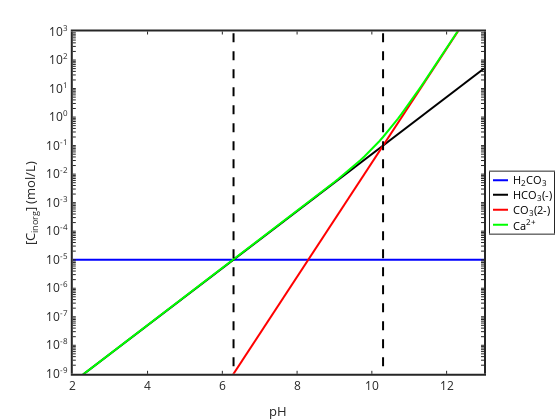

Notebook source saved alongside this figure:
### Code cell
# graphing pH fr CaCO3 system

graphics_toolkit ("plotly");
%graphics_toolkit ("notebook");
pH=2:0.1:13; H=10.^-pH; HCO3=(Ka1*KH*PCO2)./H;  CO3=(Ka2*Ka1*KH*PCO2)./(H.^2); 
H2CO3=ones(size(pH)).*(KH*PCO2); Ca=CO3 + HCO3 + Kw./(H);

h1=semilogy(pH,H2CO3,'b-','linewidth',2);
hold on
h2=semilogy(pH,HCO3,'k-','linewidth',2);
h3=semilogy(pH,CO3,'r-','linewidth',2);
h4=semilogy(pH,Ca,'g-','linewidth',2);
xlabel('pH'); ylabel('[C_{inorg}] (mol/L)')
legend('H_2CO_3','HCO_3(-)','CO_3(2-)','Ca^{2+}','location','eastoutside')
legend ("autoupdate", "off");
set(gca,'linewidth',2,'fontsize',12)

semilogy([-log10(Ka1) -log10(Ka1)],[1e-10 1e3],'k--','linewidth',2)
semilogy([-log10(Ka2) -log10(Ka2)],[1e-10 1e3],'k--','linewidth',2)

axis([2 13 1e-9 1e3])

### Figure 1 — Plotly figure (JSON) as saved in the notebook; plotly's stock layout.template omitted (floating-point values rounded to 4 significant figures)
{"data": [{"line": {"color": "rgb(0,0,255)", "dash": "solid", "width": 2}, "marker": {"color": "rgb(0,0,255)", "line": {"color": "rgb(0,0,255)"}, "size": 6, "symbol": "none"}, "mode": "lines", "name": "H_2CO_3", "showlegend": true, "type": "scatter", "visibility": true, "x": [2, 2.1, 2.2, 2.3, 2.4, 2.5, 2.6, 2.7, 2.8, 2.9, 3, 3.1, 3.2, 3.3, 3.4, 3.5, 3.6, 3.7, 3.8, 3.9, 4, 4.1, 4.2, 4.3, 4.4, 4.5, 4.6, 4.7, 4.8, 4.9, 5, 5.1, 5.2, 5.3, 5.4, 5.5, 5.6, 5.7, 5.8, 5.9, 6, 6.1, 6.2, 6.3, 6.4, 6.5, 6.6, 6.7, 6.8, 6.9, 7, 7.1, 7.2, 7.3, 7.4, 7.5, 7.6, 7.7, 7.8, 7.9, 8, 8.1, 8.2, 8.3, 8.4, 8.5, 8.6, 8.7, 8.8, 8.9, 9, 9.1, 9.2, 9.3, 9.4, 9.5, 9.6, 9.7, 9.8, 9.9, 10, 10.1, 10.2, 10.3, 10.4, 10.5, 10.6, 10.7, 10.8, 10.9, 11, 11.1, 11.2, 11.3, 11.4, 11.5, 11.6, 11.7, 11.8, 11.9, 12, 12.1, 12.2, 12.3, 12.4, 12.5, 12.6, 12.7, 12.8, 12.9, 13], "xaxis": "x", "y": [1e-05, 1e-05, 1e-05, 1e-05, 1e-05, 1e-05, 1e-05, 1e-05, 1e-05, 1e-05, 1e-05, 1e-05, 1e-05, 1e-05, 1e-05, 1e-05, 1e-05, 1e-05, 1e-05, 1e-05, 1e-05, 1e-05, 1e-05, 1e-05, 1e-05, 1e-05, 1e-05, 1e-05, 1e-05, 1e-05, 1e-05, 1e-05, 1e-05, 1e-05, 1e-05, 1e-05, 1e-05, 1e-05, 1e-05, 1e-05, 1e-05, 1e-05, 1e-05, 1e-05, 1e-05, 1e-05, 1e-05, 1e-05, 1e-05, 1e-05, 1e-05, 1e-05, 1e-05, 1e-05, 1e-05, 1e-05, 1e-05, 1e-05, 1e-05, 1e-05, 1e-05, 1e-05, 1e-05, 1e-05, 1e-05, 1e-05, 1e-05, 1e-05, 1e-05, 1e-05, 1e-05, 1e-05, 1e-05, 1e-05, 1e-05, 1e-05, 1e-05, 1e-05, 1e-05, 1e-05, 1e-05, 1e-05, 1e-05, 1e-05, 1e-05, 1e-05, 1e-05, 1e-05, 1e-05, 1e-05, 1e-05, 1e-05, 1e-05, 1e-05, 1e-05, 1e-05, 1e-05, 1e-05, 1e-05, 1e-05, 1e-05, 1e-05, 1e-05, 1e-05, 1e-05, 1e-05, 1e-05, 1e-05, 1e-05, 1e-05, 1e-05], "yaxis": "y"}, {"line": {"color": "rgb(0, 0, 0)", "dash": "solid", "width": 2}, "marker": {"color": "rgb(0, 0, 0)", "line": {"color": "rgb(0, 0, 0)"}, "size": 6, "symbol": "none"}, "mode": "lines", "name": "HCO_3(-)", "showlegend": true, "type": "scatter", "visibility": true, "x": [2, 2.1, 2.2, 2.3, 2.4, 2.5, 2.6, 2.7, 2.8, 2.9, 3, 3.1, 3.2, 3.3, 3.4, 3.5, 3.6, 3.7, 3.8, 3.9, 4, 4.1, 4.2, 4.3, 4.4, 4.5, 4.6, 4.7, 4.8, 4.9, 5, 5.1, 5.2, 5.3, 5.4, 5.5, 5.6, 5.7, 5.8, 5.9, 6, 6.1, 6.2, 6.3, 6.4, 6.5, 6.6, 6.7, 6.8, 6.9, 7, 7.1, 7.2, 7.3, 7.4, 7.5, 7.6, 7.7, 7.8, 7.9, 8, 8.1, 8.2, 8.3, 8.4, 8.5, 8.6, 8.7, 8.8, 8.9, 9, 9.1, 9.2, 9.3, 9.4, 9.5, 9.6, 9.7, 9.8, 9.9, 10, 10.1, 10.2, 10.3, 10.4, 10.5, 10.6, 10.7, 10.8, 10.9, 11, 11.1, 11.2, 11.3, 11.4, 11.5, 11.6, 11.7, 11.8, 11.9, 12, 12.1, 12.2, 12.3, 12.4, 12.5, 12.6, 12.7, 12.8, 12.9, 13], "xaxis": "x", "y": [5.012e-10, 6.31e-10, 7.943e-10, 1e-09, 1.259e-09, 1.585e-09, 1.995e-09, 2.512e-09, 3.162e-09, 3.981e-09, 5.012e-09, 6.31e-09, 7.943e-09, 1e-08, 1.259e-08, 1.585e-08, 1.995e-08, 2.512e-08, 3.162e-08, 3.981e-08, 5.012e-08, 6.31e-08, 7.943e-08, 1e-07, 1.259e-07, 1.585e-07, 1.995e-07, 2.512e-07, 3.162e-07, 3.981e-07, 5.012e-07, 6.31e-07, 7.943e-07, 1e-06, 1.259e-06, 1.585e-06, 1.995e-06, 2.512e-06, 3.162e-06, 3.981e-06, 5.012e-06, 6.31e-06, 7.943e-06, 1e-05, 1.259e-05, 1.585e-05, 1.995e-05, 2.512e-05, 3.162e-05, 3.981e-05, 5.012e-05, 6.31e-05, 7.943e-05, 0.0001, 0.0001259, 0.0001585, 0.0001995, 0.0002512, 0.0003162, 0.0003981, 0.0005012, 0.000631, 0.0007943, 0.001, 0.001259, 0.001585, 0.001995, 0.002512, 0.003162, 0.003981, 0.005012, 0.00631, 0.007943, 0.01, 0.01259, 0.01585, 0.01995, 0.02512, 0.03162, 0.03981, 0.05012, 0.0631, 0.07943, 0.1, 0.1259, 0.1585, 0.1995, 0.2512, 0.3162, 0.3981, 0.5012, 0.631, 0.7943, 1.0, 1.259, 1.585, 1.995, 2.512, 3.162, 3.981, 5.012, 6.31, 7.943, 10.0, 12.59, 15.85, 19.95, 25.12, 31.62, 39.81, 50.12], "yaxis": "y"}, {"line": {"color": "rgb(255,0,0)", "dash": "solid", "width": 2}, "marker": {"color": "rgb(255,0,0)", "line": {"color": "rgb(255,0,0)"}, "size": 6, "symbol": "none"}, "mode": "lines", "name": "CO_3(2-)", "showlegend": true, "type": "scatter", "visibility": true, "x": [2, 2.1, 2.2, 2.3, 2.4, 2.5, 2.6, 2.7, 2.8, 2.9, 3, 3.1, 3.2, 3.3, 3.4, 3.5, 3.6, 3.7, 3.8, 3.9, 4, 4.1, 4.2, 4.3, 4.4, 4.5, 4.6, 4.7, 4.8, 4.9, 5, 5.1, 5.2, 5.3, 5.4, 5.5, 5.6, 5.7, 5.8, 5.9, 6, 6.1, 6.2, 6.3, 6.4, 6.5, 6.6, 6.7, 6.8, 6.9, 7, 7.1, 7.2, 7.3, 7.4, 7.5, 7.6, 7.7, 7.8, 7.9, 8, 8.1, 8.2, 8.3, 8.4, 8.5, 8.6, 8.7, 8.8, 8.9, 9, 9.1, 9.2, 9.3, 9.4, 9.5, 9.6, 9.7, 9.8, 9.9, 10, 10.1, 10.2, 10.3, 10.4, 10.5, 10.6, 10.7, 10.8, 10.9, 11, 11.1, 11.2, 11.3, 11.4, 11.5, 11.6, 11.7, 11.8, 11.9, 12, 12.1, 12.2, 12.3, 12.4, 12.5, 12.6, 12.7, 12.8, 12.9, 13], "xaxis": "x", "y": [2.512e-18, 3.981e-18, 6.31e-18, 1e-17, 1.585e-17, 2.512e-17, 3.981e-17, 6.31e-17, 1e-16, 1.585e-16, 2.512e-16, 3.981e-16, 6.31e-16, 1e-15, 1.585e-15, 2.512e-15, 3.981e-15, 6.31e-15, 1e-14, 1.585e-14, 2.512e-14, 3.981e-14, 6.31e-14, 1e-13, 1.585e-13, 2.512e-13, 3.981e-13, 6.31e-13, 1e-12, 1.585e-12, 2.512e-12, 3.981e-12, 6.31e-12, 1e-11, 1.585e-11, 2.512e-11, 3.981e-11, 6.31e-11, 1e-10, 1.585e-10, 2.512e-10, 3.981e-10, 6.31e-10, 1e-09, 1.585e-09, 2.512e-09, 3.981e-09, 6.31e-09, 1e-08, 1.585e-08, 2.512e-08, 3.981e-08, 6.31e-08, 1e-07, 1.585e-07, 2.512e-07, 3.981e-07, 6.31e-07, 1e-06, 1.585e-06, 2.512e-06, 3.981e-06, 6.31e-06, 1e-05, 1.585e-05, 2.512e-05, 3.981e-05, 6.31e-05, 0.0001, 0.0001585, 0.0002512, 0.0003981, 0.000631, 0.001, 0.001585, 0.002512, 0.003981, 0.00631, 0.01, 0.01585, 0.02512, 0.03981, 0.0631, 0.1, 0.1585, 0.2512, 0.3981, 0.631, 1.0, 1.585, 2.512, 3.981, 6.31, 10.0, 15.85, 25.12, 39.81, 63.1, 100.0, 158.5, 251.2, 398.1, 631.0, 1000.0, 1585.0, 2512.0, 3981.0, 6310.0, 10000.0, 15850.0, 25120.0], "yaxis": "y"}, {"line": {"color": "rgb(0,255,0)", "dash": "solid", "width": 2}, "marker": {"color": "rgb(0,255,0)", "line": {"color": "rgb(0,255,0)"}, "size": 6, "symbol": "none"}, "mode": "lines", "name": "Ca^{2+}", "showlegend": true, "type": "scatter", "visibility": true, "x": [2, 2.1, 2.2, 2.3, 2.4, 2.5, 2.6, 2.7, 2.8, 2.9, 3, 3.1, 3.2, 3.3, 3.4, 3.5, 3.6, 3.7, 3.8, 3.9, 4, 4.1, 4.2, 4.3, 4.4, 4.5, 4.6, 4.7, 4.8, 4.9, 5, 5.1, 5.2, 5.3, 5.4, 5.5, 5.6, 5.7, 5.8, 5.9, 6, 6.1, 6.2, 6.3, 6.4, 6.5, 6.6, 6.7, 6.8, 6.9, 7, 7.1, 7.2, 7.3, 7.4, 7.5, 7.6, 7.7, 7.8, 7.9, 8, 8.1, 8.2, 8.3, 8.4, 8.5, 8.6, 8.7, 8.8, 8.9, 9, 9.1, 9.2, 9.3, 9.4, 9.5, 9.6, 9.7, 9.8, 9.9, 10, 10.1, 10.2, 10.3, 10.4, 10.5, 10.6, 10.7, 10.8, 10.9, 11, 11.1, 11.2, 11.3, 11.4, 11.5, 11.6, 11.7, 11.8, 11.9, 12, 12.1, 12.2, 12.3, 12.4, 12.5, 12.6, 12.7, 12.8, 12.9, 13], "xaxis": "x", "y": [5.022e-10, 6.322e-10, 7.959e-10, 1.002e-09, 1.261e-09, 1.588e-09, 1.999e-09, 2.517e-09, 3.169e-09, 3.989e-09, 5.022e-09, 6.322e-09, 7.959e-09, 1.002e-08, 1.261e-08, 1.588e-08, 1.999e-08, 2.517e-08, 3.169e-08, 3.989e-08, 5.022e-08, 6.322e-08, 7.959e-08, 1.002e-07, 1.261e-07, 1.588e-07, 1.999e-07, 2.517e-07, 3.169e-07, 3.989e-07, 5.022e-07, 6.322e-07, 7.959e-07, 1.002e-06, 1.261e-06, 1.588e-06, 1.999e-06, 2.517e-06, 3.169e-06, 3.989e-06, 5.022e-06, 6.323e-06, 7.96e-06, 1.002e-05, 1.262e-05, 1.588e-05, 2e-05, 2.518e-05, 3.17e-05, 3.991e-05, 5.024e-05, 6.326e-05, 7.965e-05, 0.0001003, 0.0001263, 0.0001591, 0.0002003, 0.0002523, 0.0003179, 0.0004005, 0.0005047, 0.0006362, 0.0008022, 0.001012, 0.001277, 0.001613, 0.002039, 0.00258, 0.003269, 0.004148, 0.005273, 0.00672, 0.00859, 0.01102, 0.0142, 0.01839, 0.02397, 0.03148, 0.04169, 0.05574, 0.07534, 0.103, 0.1427, 0.2002, 0.2846, 0.41, 0.598, 0.8826, 1.317, 1.984, 3.014, 4.613, 7.105, 11.0, 17.11, 26.71, 41.81, 65.61, 103.2, 162.5, 256.2, 404.4, 638.9, 1010.0, 1598.0, 2528.0, 4001.0, 6335.0, 10030.0, 15890.0, 25170.0], "yaxis": "y"}, {"line": {"color": "rgb(0, 0, 0)", "dash": "dash", "width": 2}, "marker": {"color": "rgb(0, 0, 0)", "line": {"color": "rgb(0, 0, 0)"}, "size": 6, "symbol": "none"}, "mode": "lines", "name": "", "showlegend": false, "type": "scatter", "visibility": true, "x": [6.3, 6.3], "xaxis": "x", "y": [1e-10, 1000], "yaxis": "y"}, {"line": {"color": "rgb(0, 0, 0)", "dash": "dash", "width": 2}, "marker": {"color": "rgb(0, 0, 0)", "line": {"color": "rgb(0, 0, 0)"}, "size": 6, "symbol": "none"}, "mode": "lines", "name": "", "showlegend": false, "type": "scatter", "visibility": true, "x": [10.3, 10.3], "xaxis": "x", "y": [1e-10, 1000], "yaxis": "y"}, {"hoverinfo": "none", "line": {"color": "rgb(0,0,255)", "dash": "solid", "width": 2}, "marker": {"color": "rgb(0,0,255)", "line": {"color": "rgb(0,0,255)"}, "size": 6, "symbol": "none"}, "mode": "lines", "name": "", "showlegend": false, "type": "scatter", "visibility": true, "x": [3, 18], "xaxis": "x2", "y": [8.5, 8.5], "yaxis": "y2"}, {"hoverinfo": "none", "line": {"color": "rgb(0, 0, 0)", "dash": "solid", "width": 2}, "marker": {"color": "rgb(0, 0, 0)", "line": {"color": "rgb(0, 0, 0)"}, "size": 6, "symbol": "none"}, "mode": "lines", "name": "", "showlegend": false, "type": "scatter", "visibility": true, "x": [3, 18], "xaxis": "x2", "y": [23, 23], "yaxis": "y2"}, {"hoverinfo": "none", "line": {"color": "rgb(255,0,0)", "dash": "solid", "width": 2}, "marker": {"color": "rgb(255,0,0)", "line": {"color": "rgb(255,0,0)"}, "size": 6, "symbol": "none"}, "mode": "lines", "name": "", "showlegend": false, "type": "scatter", "visibility": true, "x": [3, 18], "xaxis": "x2", "y": [38, 38], "yaxis": "y2"}, {"hoverinfo": "none", "line": {"color": "rgb(0,255,0)", "dash": "solid", "width": 2}, "marker": {"color": "rgb(0,255,0)", "line": {"color": "rgb(0,255,0)"}, "size": 6, "symbol": "none"}, "mode": "lines", "name": "", "showlegend": false, "type": "scatter", "visibility": true, "x": [3, 18], "xaxis": "x2", "y": [53, 53], "yaxis": "y2"}], "layout": {"annotations": [{"font": {"color": "rgb(0, 0, 0)", "size": 10.8}, "showarrow": false, "text": "H<sub>2</sub>CO<sub>3</sub>", "x": 21, "xanchor": "left", "xref": "x2", "y": 8.5, "yanchor": "middle", "yref": "y2"}, {"font": {"color": "rgb(0, 0, 0)", "size": 10.8}, "showarrow": false, "text": "HCO<sub>3</sub>(-)", "x": 21, "xanchor": "left", "xref": "x2", "y": 23, "yanchor": "middle", "yref": "y2"}, {"font": {"color": "rgb(0, 0, 0)", "size": 10.8}, "showarrow": false, "text": "CO<sub>3</sub>(2-)", "x": 21, "xanchor": "left", "xref": "x2", "y": 38, "yanchor": "middle", "yref": "y2"}, {"font": {"color": "rgb(0, 0, 0)", "size": 10.8}, "showarrow": false, "text": "Ca<sup>2+</sup>", "x": 21, "xanchor": "left", "xref": "x2", "y": 53, "yanchor": "middle", "yref": "y2"}], "height": 420, "hovermode": "closest", "margin": {"b": 0, "l": 0, "r": 0, "t": 0}, "plot_bgcolor": "rgba(0, 0, 0, 0)", "showlegend": false, "width": 560, "xaxis": {"anchor": "y", "autorange": false, "domain": [0.13, 0.8643], "exponentformat": "none", "gridcolor": "rgba(38,38,38,0.15)", "gridwidth": 2, "linecolor": "rgb(38,38,38)", "linewidth": 2, "mirror": "ticks", "range": [2, 13], "showgrid": false, "showline": true, "side": "bottom", "spikedash": "solid", "spikemode": "across", "spikesides": false, "spikethickness": 1, "tickangle": 0, "tickcolor": "rgb(38,38,38)", "tickfont": {"color": "rgb(38,38,38)", "size": 12}, "ticklen": 3, "ticks": "inside", "ticktext": ["2", "4", "6", "8", "10", "12"], "tickvals": [2, 4, 6, 8, 10, 12], "title": {"font": {"color": "rgb(38,38,38)", "size": 13.2}, "text": "pH"}, "type": "linear", "visible": true, "zeroline": false}, "xaxis2": {"anchor": "y2", "autorange": false, "domain": [0.875, 0.9893], "exponentformat": "none", "fixedrange": true, "gridcolor": "rgba(38,38,38,0.15)", "gridwidth": 1, "linecolor": "rgb(38,38,38)", "linewidth": 1, "mirror": true, "range": [0, 64], "showgrid": false, "showline": true, "showspikes": false, "side": "bottom", "spikedash": "solid", "spikemode": "across", "spikesides": false, "spikethickness": 1, "tickangle": 0, "tickcolor": "rgb(38,38,38)", "tickfont": {"color": "rgb(38,38,38)", "size": 10.8}, "ticklen": 3, "ticks": "", "ticktext": [], "tickvals": [], "title": {"font": {"color": "rgb(0, 0, 0)", "size": 11.88}, "text": ""}, "type": "linear", "visible": true, "zeroline": false}, "yaxis": {"anchor": "x", "autorange": false, "domain": [0.11, 0.925], "exponentformat": "none", "gridcolor": "rgba(38,38,38,0.15)", "gridwidth": 2, "linecolor": "rgb(38,38,38)", "linewidth": 2, "mirror": "ticks", "range": [-9, 3], "showgrid": false, "showline": true, "side": "left", "spikedash": "solid", "spikemode": "across", "spikesides": false, "spikethickness": 1, "tickangle": 0, "tickcolor": "rgb(38,38,38)", "tickfont": {"color": "rgb(38,38,38)", "size": 12}, "ticklen": 3, "ticks": "inside", "ticktext": ["10<sup>-9</sup>", "", "", "", "", "", "", "", "", "10<sup>-8</sup>", "", "", "", "", "", "", "", "", "10<sup>-7</sup>", "", "", "", "", "", "", "", "", "10<sup>-6</sup>", "", "", "", "", "", "", "", "", "10<sup>-5</sup>", "", "", "", "", "", "", "", "", "10<sup>-4</sup>", "", "", "", "", "", "", "", "", "10<sup>-3</sup>", "", "", "", "", "", "", "", "", "10<sup>-2</sup>", "", "", "", "", "", "", "", "", "10<sup>-1</sup>", "", "", "", "", "", "", "", "", "10<sup>0</sup>", "", "", "", "", "", "", "", "", "10<sup>1</sup>", "", "", "", "", "", "", "", "", "10<sup>2</sup>", "", "", "", "", "", "", "", "", "10<sup>3</sup>"], "tickvals": [1e-09, 2e-09, 3e-09, 4e-09, 5e-09, 6e-09, 7e-09, 8e-09, 9e-09, 1e-08, 2e-08, 3e-08, 4e-08, 5e-08, 6e-08, 7e-08, 8e-08, 9e-08, 1e-07, 2e-07, 3e-07, 4e-07, 5e-07, 6e-07, 7e-07, 8e-07, 9e-07, 1e-06, 2e-06, 3e-06, 4e-06, 5e-06, 6e-06, 7e-06, 8e-06, 9e-06, 1e-05, 2e-05, 3e-05, 4e-05, 5e-05, 6e-05, 7e-05, 8e-05, 9e-05, 0.0001, 0.0002, 0.0003, 0.0004, 0.0005, 0.0006, 0.0007, 0.0008, 0.0009, 0.001, 0.002, 0.003, 0.004, 0.005, 0.006, 0.007, 0.008, 0.009, 0.01, 0.02, 0.03, 0.04, 0.05, 0.06, 0.07, 0.08, 0.09, 0.1, 0.2, 0.3, 0.4, 0.5, 0.6, 0.7, 0.8, 0.9, 1, 2, 3, 4, 5, 6, 7, 8, 9, 10, 20, 30, 40, 50, 60, 70, 80, 90, 100, 200, 300, 400, 500, 600, 700, 800, 900, 1000], "title": {"font": {"color": "rgb(38,38,38)", "size": 13.2}, "text": "[C<sub>inorg</sub>] (mol/L)"}, "type": "log", "visible": true, "zeroline": false}, "yaxis2": {"anchor": "x2", "autorange": false, "domain": [0.4437, 0.5913], "exponentformat": "none", "fixedrange": true, "gridcolor": "rgba(38,38,38,0.15)", "gridwidth": 1, "linecolor": "rgb(38,38,38)", "linewidth": 1, "mirror": true, "range": [62, 0], "showgrid": false, "showline": true, "showspikes": false, "side": "left", "spikedash": "solid", "spikemode": "across", "spikesides": false, "spikethickness": 1, "tickangle": 0, "tickcolor": "rgb(38,38,38)", "tickfont": {"color": "rgb(38,38,38)", "size": 10.8}, "ticklen": 3, "ticks": "", "ticktext": [], "tickvals": [], "title": {"font": {"color": "rgb(0, 0, 0)", "size": 11.88}, "text": ""}, "type": "linear", "visible": true, "zeroline": false}}}
